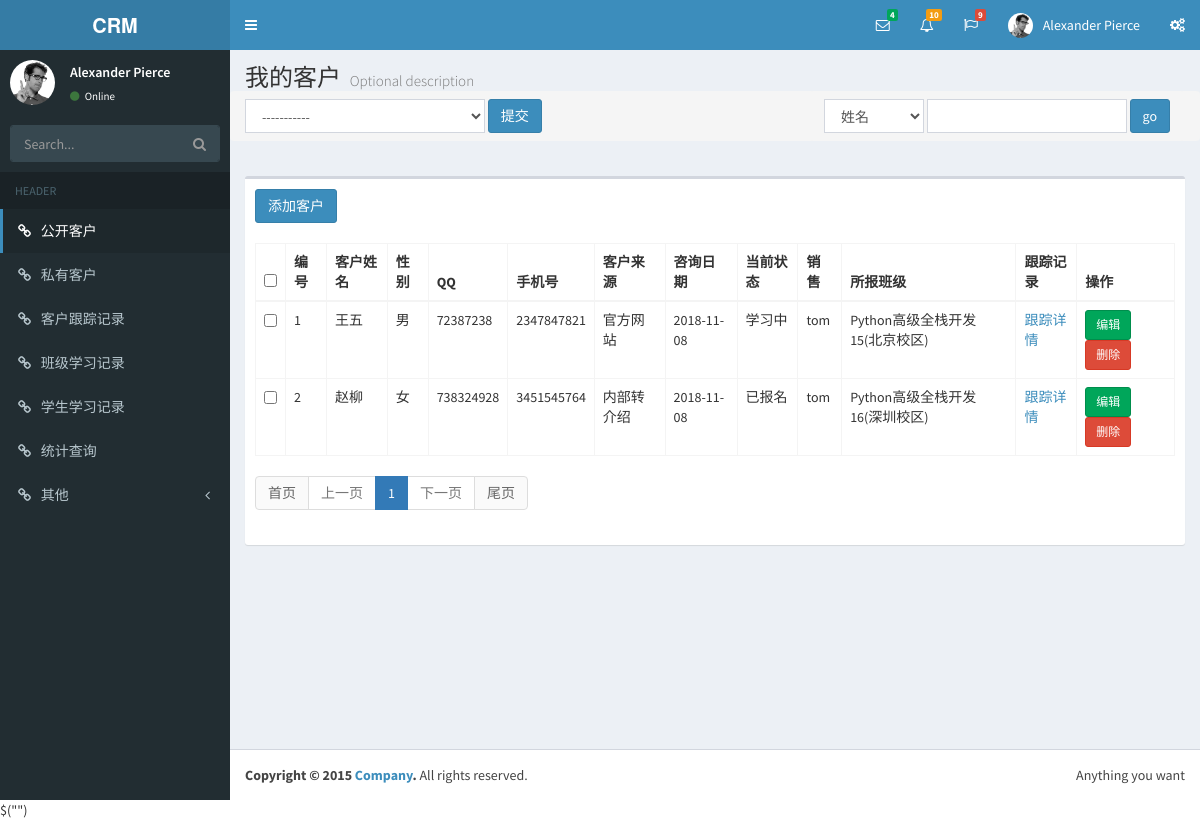
Page /mycustomers/list/ (signed in) on the committed database.
### app01/models.py (models this page shows, shortened)
class Customer(models.Model):
    qq = models.CharField('QQ', max_length=64, unique=True, help_text='QQ号必须唯一')
    qq_name = models.CharField('QQ昵称', max_length=64, blank=True, null=True)
    name = models.CharField('姓名', max_length=32, blank=True, null=True, help_text='学员报名后，请改为真实姓名')
    sex_type = (('male', '男'), ('female', '女'))
    sex = models.CharField("性别", choices=sex_type, max_length=16, default='male', blank=True, null=True)
    birthday = models.DateField('出生日期', default=None, help_text="格式yyyy-mm-dd", blank=True, null=True)
    phone = models.BigIntegerField('手机号', blank=True, null=True)
    source = models.CharField('客户来源', max_length=64, choices=source_type, default='qq')
    introduce_from = models.ForeignKey('Customer', verbose_name="转介绍自学员", blank=True, null=True,on_delete=models.CASCADE)
    course = MultiSelectField("咨询课程", choices=course_choices)
    class_type = models.CharField("班级类型", max_length=64, choices=class_type_choices, default='fulltime')
    customer_note = models.TextField("客户备注", blank=True, null=True, )
    status = models.CharField("状态", choices=enroll_status_choices, max_length=64, default="unregistered",
                              help_text="选择客户此时的状态")
    date = models.DateTimeField("咨询日期", auto_now_add=True)
    last_consult_date = models.DateField("最后跟进日期", auto_now_add=True)
    next_date = models.DateField("预计再次跟进时间", blank=True, null=True)
    consultant = models.ForeignKey('UserInfo', verbose_name="销售", related_name='customers', blank=True, null=True, on_delete=models.CASCADE)
    class_list = models.ManyToManyField('ClassList', verbose_name="已报班级", )
    deal_date = models.DateField(null=True)
    def get_classlist(self):
        l = []
        for cls in self.class_list.all():
            l.append(str(cls))
        return mark_safe(",".join(l))

class UserInfo(AbstractUser):
    tel = models.CharField(max_length=32, null=True, blank=True)
    gender = models.IntegerField(choices=((1, "男"), (2, "女")), default=1)
    depart = models.ForeignKey("Department", on_delete=models.CASCADE, default=1)

class ClassList(models.Model):
    course = models.CharField("课程名称", max_length=64, choices=course_choices)
    semester = models.IntegerField("学期")
    campuses = models.ForeignKey('Campuses', verbose_name="校区", on_delete=models.CASCADE)
    price = models.IntegerField("学费", default=10000)
    memo = models.CharField('说明', blank=True, null=True, max_length=100)
    start_date = models.DateField("开班日期")
    graduate_date = models.DateField("结业日期", blank=True, null=True)
    teachers = models.ManyToManyField('UserInfo', verbose_name="老师")
    class_type = models.CharField(choices=class_type_choices, max_length=64, verbose_name='班额及类型', blank=True,
                                  null=True)
    class Meta:
        unique_together = ("course", "semester", 'campuses')
    def __str__(self):
        return "{}{}({})".format(self.get_course_display(), self.semester, self.campuses)

class Campuses(models.Model):
    name = models.CharField(verbose_name='校区', max_length=64)
    address = models.CharField(verbose_name='详细地址', max_length=512, blank=True, null=True)
    def __str__(self):
        return self.name

### app01/views.py (the view, shortened to what this page needs)
# urls.py: path('customers/list/', views.Customers.as_view(), name="customers_list"),
class Customers(View):
    def get(self, request):
        if reverse("customers_list") == request.path:
            label = "公开客户"
            customers_list = Customer.objects.filter(consultant__isnull=True)
        else:
            label = "我的客户"
            customers_list = Customer.objects.filter(consultant_id=request.user)
        val = request.GET.get("q")
        field = request.GET.get("field")
        if val:
            q = Q()
            q.children.append((field + "__contains", val))
            customers_list = Customer.objects.filter(q)
        current_page_num = request.GET.get("page")
        pagination = Pagination(current_page_num, customers_list.count(), request)
        customers_list = customers_list[pagination.start: pagination.end]
        return render(request, "customer_list.html", {"customers_list": customers_list, "pagination": pagination, "label": label})

### app01/page.py (called while the page is built)
    @property
    def start(self):
        return (self.current_page_num - 1) * self.per_page_num

    @property
    def end(self):
        return self.current_page_num * self.per_page_num

### templates/customer_list.html (shortened to what this page needs)
{% extends "base.html" %}
{% block con %}
    <section class="content-header">
        <h1>
            {{ label }}
            <small>Optional description</small>
        </h1>
        <form action="" method="get" class="pull-right">
        <ol class="breadcrumb">
            <select name="field" class="form-control"
                    style="display:inline-block; width: 100px; vertical-align: -1px;">
                <option value="name">姓名</option>
            </select>
            <input type="text" name="q" class="form-control" style="display: inline-block; width: 200px;">
            <button class="btn btn-primary" style="vertical-align: 0px;">go</button>
        </ol>
    </form>
    </section>
    <form action="" method="post">
        <ol class="breadcrumb">
            <select name="field" class="form-control" style="display:inline-block; width: 240px; vertical-align: -1px;">
                <option selected>-----------</option>
            </select>
            <button class="btn btn-primary" style="vertical-align: 0px;">提交</button>
        </ol>
        <section class="content">
            <div class="row">
                <div class="col-xs-12">
                    <div class="box">
                        <div class="box-header">
                            <a href="/customers/add/" class="btn btn-primary">添加客户</a>
                        </div>
                        <div class="box-body">
                            <table id="example2" class="table table-bordered table-hover">
                                <thead>
                                <tr>
                                    <th><input type="checkbox"></th>
                                    <th>编号</th>
                                    <th>客户姓名</th>
                                    <th>性别</th>
                                    <th>QQ</th>
                                    <th>手机号</th>
                                    <th>客户来源</th>
                                    <th>咨询日期</th>
                                    <th>当前状态</th>
                                    <th>销售</th>
                                    <th>所报班级</th>
                                    <th>跟踪记录</th>
                                    <th>操作</th>
                                </tr>
                                </thead>
                                <tbody>
                                {% for customers in customers_list %}
                                    <tr>
                                        <td><input value="{{ customers.pk }}" name="select_list_pk" type="checkbox">
                                        </td>
                                        <td>{{ forloop.counter }}</td>
                                        <td>{{ customers.name }}</td>
                                        <td>{{ customers.get_sex_display }}</td>
                                        <td>{{ customers.qq }}</td>
                                        <td>{{ customers.phone }}</td>
                                        <td>{{ customers.get_source_display }}</td>
                                        <td>{{ customers.date|date:"Y-m-d" }}</td>
                                        <td>{{ customers.get_status_display }}</td>
                                        <td>{{ customers.consultant|default:"暂无" }}</td>
                                        <td>{{ customers.get_classlist }}</td>
                                        <td><a href="/customers/tracking/?customer_id={{ customers.pk }}">跟踪详情</a></td>
                                        <td>
                                            <a href="/customers/edit/{{ customers.pk }}/" class="btn btn-success btn-sm">编辑</a>
                                            <a href="/customers/del/{{ customers.pk }}/" class="btn btn-danger btn-sm">删除</a>
                                        </td>
                                    </tr>
                                {% endfor %}
                                </tbody>
                            </table>
                            <nav aria-label="Page navigation">
                                <ul class="pagination">
                                    {{ pagination.page_html|safe }}
                                </ul>
                            </nav>
                        </div>
                    </div>
                </div>
            </div>
        </section>
    </form>
{% endblock %}
{% block js %}
    $("")
{% endblock %}

### templates/base.html (shortened to what this page needs)
<!DOCTYPE html>
<html>
<head>
    <link rel="stylesheet" href="/static/AdminLTE-2.3.3/bootstrap/css/bootstrap.min.css">
    <link rel="stylesheet" href="https://cdnjs.cloudflare.com/ajax/libs/font-awesome/4.5.0/css/font-awesome.min.css">
    <link rel="stylesheet" href="https://cdnjs.cloudflare.com/ajax/libs/ionicons/2.0.1/css/ionicons.min.css">
    <link rel="stylesheet" href="/static/AdminLTE-2.3.3/dist/css/AdminLTE.min.css">
    <link rel="stylesheet" href="/static/AdminLTE-2.3.3/dist/css/skins/skin-blue.min.css">
</head>
<body class="hold-transition skin-blue sidebar-mini">
<div class="wrapper">
    <header class="main-header">
        <a href="/static/AdminLTE-2.3.3/index2.html" class="logo">
            <span class="logo-lg"><b>CRM</b></span>
        </a>
        <nav class="navbar navbar-static-top" role="navigation">
            <a href="#" class="sidebar-toggle" data-toggle="offcanvas" role="button">
            </a>
            <div class="navbar-custom-menu">
                <ul class="nav navbar-nav">
                    <li class="dropdown messages-menu">
                        <a href="#" class="dropdown-toggle" data-toggle="dropdown">
                            <i class="fa fa-envelope-o"></i>
                            <span class="label label-success">4</span>
                        </a>
                    </li>
                    <li class="dropdown notifications-menu">
                        <a href="#" class="dropdown-toggle" data-toggle="dropdown">
                            <i class="fa fa-bell-o"></i>
                            <span class="label label-warning">10</span>
                        </a>
                    </li>
                    <li class="dropdown tasks-menu">
                        <a href="#" class="dropdown-toggle" data-toggle="dropdown">
                            <i class="fa fa-flag-o"></i>
                            <span class="label label-danger">9</span>
                        </a>
                    </li>
                    <li class="dropdown user user-menu">
                        <a href="#" class="dropdown-toggle" data-toggle="dropdown">
                            <img src="/static/AdminLTE-2.3.3/dist/img/user2-160x160.jpg" class="user-image"
                                 alt="User Image">
                            <span class="hidden-xs">Alexander Pierce</span>
                        </a>
                    </li>
                    <li>
                        <a href="#" data-toggle="control-sidebar"><i class="fa fa-gears"></i></a>
                    </li>
                </ul>
            </div>
        </nav>
    </header>
    <aside class="main-sidebar">
        <section class="sidebar">
            <div class="user-panel">
                <div class="pull-left image">
                    <img src="/static/AdminLTE-2.3.3/dist/img/user2-160x160.jpg" class="img-circle" alt="User Image">
                </div>
                <div class="pull-left info">
                    <p>Alexander Pierce</p>
                    <a href="#"><i class="fa fa-circle text-success"></i> Online</a>
                </div>
            </div>
            <form action="#" method="get" class="sidebar-form">
                <div class="input-group">
                    <input type="text" name="q" class="form-control" placeholder="Search...">
                    <span class="input-group-btn">
                <button type="submit" name="search" id="search-btn" class="btn btn-flat"><i class="fa fa-search"></i>
                </button>
              </span>
                </div>
            </form>
            <ul class="sidebar-menu">
                <li class="header">HEADER</li>
                <li class="active"><a href="/customers/list/"><i class="fa fa-link"></i> <span>公开客户</span></a></li>
                <li><a href="/mycustomers/list/"><i class="fa fa-link"></i> <span>私有客户</span></a></li>
                <li><a href="/customers/tracking/"><i class="fa fa-link"></i> <span>客户跟踪记录</span></a></li>
                <li><a href="/class/study/list/"><i class="fa fa-link"></i> <span>班级学习记录</span></a></li>
                <li><a href="/student/study/list/"><i class="fa fa-link"></i> <span>学生学习记录</span></a></li>
                <li><a href="/count_query/"><i class="fa fa-link"></i> <span>统计查询</span></a></li>
                <li class="treeview">
                    <a href="#"><i class="fa fa-link"></i> <span>其他</span> <i
                            class="fa fa-angle-left pull-right"></i></a>
                </li>
            </ul>
        </section>
    </aside>
    <div class="content-wrapper">
        {% block con %}{% endblock %}
    </div>
    <footer class="main-footer">
        <div class="pull-right hidden-xs">
            Anything you want
        </div>
        <strong>Copyright &copy; 2015 <a href="#">Company</a>.</strong> All rights reserved.
    </footer>
</div>
{% block js %}
{% endblock %}
</body>
</html>

### rows in the picture
Customer: name "王五", sex "男", qq "72387238", phone "2347847821", source "官方网站", date "2018-11-08", status "学习中", consultant "tom", get_classlist "Python高级全栈开发15(北京校区)"
Customer: name "赵柳", sex "女", qq "738324928", phone "3451545764", source "内部转介绍", date "2018-11-08", status "已报名", consultant "tom", get_classlist "Python高级全栈开发16(深圳校区)"

### other values in the picture
{{ label }} "我的客户"
{{ pagination.page_html|safe }} "首页 上一页 1 下一页 尾页"
